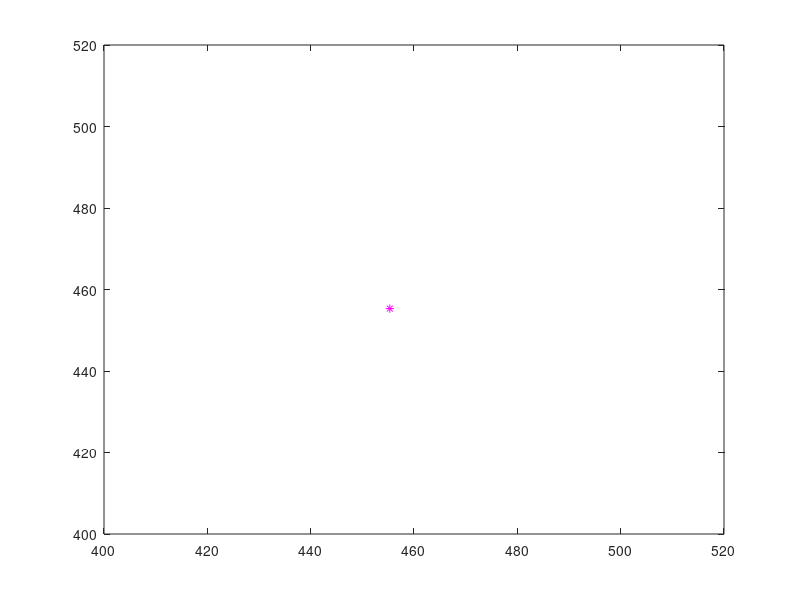

The MATLAB script that drew this image: (Note: this script raises an error after producing the figure.)
close all; clear

% pica = imread('IMG_4017a.jpg');
% 
% figure(1); subplot(1,2,1)
% imagesc(pica); hold on; 
% 
% picb = imread('IMG_4017b.jpg');
% 
% figure(1); subplot(1,2,2)
% imagesc(picb); hold on; 
% 

%[x,y] = ginput(7) click to get 7 key points of body joints... pose estimation gives this
%[x1,y1] = ginput(2) click to get 2 key points for scale... 
%{
001 Keypoint - frame 1
[x] = [592.376, 435.351, 466.749, 445.878, 419.57, 440.551, 503.444];
[y] = [1671.28, 1613.86, 1220.93, 890.989, 440.484, 445.762, 309.59];

[x1] = [435.351, 466.749];
[y1] = [1613.86, 1220.93];

%016 Keypoint - frame 16
[x] = [592.251, 440.35, 477.057, 440.494, 435.251, 456.123, 513.666];
[y] = [1676.52, 1613.79, 1226.18, 885.734, 440.623, 445.896, 314.745];

[x1] = [440.35, 477.057];
[y1] = [1613.79, 1226.18];
%}
%{
%031 Keypoint - frame 31
[x] = [597.576, 440.637, 576.612, 325.372, 466.717, 487.683, 555.659];
[y] = [1671.33, 1619.05, 1257.58, 1006.29, 602.764, 618.486, 487.69];

[x1] = [440.637, 576.612];
[y1] = [1619.05, 1257.58];

%046 Keypoint - frame 46
[x] = [592.418, 445.863, 608.129, 283.253, 518.991, 513.8, 587.253];
[y] = [1671.31, 1618.88, 1273.32, 1137.22, 775.824, 780.903, 686.455];

[x1] = [445.863, 608.129];
[y1] = [1618.88, 1273.32];

%061 Keypoint - frame 61
[x] = [592.422, 451.085, 629.036, 267.729, 534.656, 524.405, 592.277];
[y] = [1676.54, 1618.86, 1289.05, 1273.15, 927.497, 927.632, 828.262];

[x1] = [451.085, 629.036];
[y1] = [1618.86, 1289.05];


%076 Keypoint - frame 76
[x] = [592.446, 450.963, 634.358, 272.847, 524.274, 508.544, 571.31];
[y] = [1676.46, 1619.03, 1299.38, 1351.78, 985.192, 990.32, 890.891];

[x1] = [450.963, 634.358];
[y1] = [1619.03, 1299.38];
%}
%{
%091 Keypoint - frame 91
[x] = [592.361, 450.972, 608.3, 272.977, 513.652, 503.262, 566.058];
[y] = [1671.45, 1619.03, 1278.68, 1205.17, 849.158, 854.096, 749.449];

[x1] = [450.972, 608.3];
[y1] = [1619.03, 1278.68];
%}
%106 Keypoint - frame 106
[x] = [597.639, 440.626, 519.01, 346.286, 456.123, 482.389, 519.128];
[y] = [1676.55, 1613.93, 1236.72, 938.141, 508.521, 524.117, 382.979];

[x1] = [440.626, 519.01];
[y1] = [1613.93, 1236.72];
%}


length_scale = sqrt( (x1(2)-x1(1))^2 + (y1(2)-y1(1))^2 );

m_per_pixel = 0.46/length_scale; %assumes x1 y1 were 0.28m apart (head height)

%m_total = input('total mass (kg) ')
%L_total = input('total height (m) ')
m_total = 120;
L_total = 1.86;

density = 1000;
g = 9.81;

%lengths in m
L_foot  = m_per_pixel*sqrt( (x(2)-x(1))^2 + (y(2)-y(1))^2 );
L_leg   = m_per_pixel*sqrt( (x(3)-x(2))^2 + (y(3)-y(2))^2 );
L_thigh = m_per_pixel*sqrt( (x(4)-x(3))^2 + (y(4)-y(3))^2 );
L_torso = m_per_pixel*sqrt( (x(5)-x(4))^2 + (y(5)-y(4))^2 );
%L_neck  = m_per_pixel*sqrt( (x(6)-x(5))^2 + (y(6)-y(5))^2 );
L_head_neck  = 1.5*m_per_pixel*sqrt( (x(7)-x(6))^2 + (y(7)-y(6))^2 );

L_check = L_leg + L_thigh + L_torso + L_head_neck;

area_factor = m_total/(density*L_total); 

m_foot  = L_foot*density*area_factor;
m_leg   = L_leg*density*area_factor;
m_thigh = L_thigh*density*area_factor;
m_torso = L_torso*density*area_factor;
%m_neck  = L_neck*density*area_factor;
m_head_neck  = L_head_neck*density*area_factor;

m_check = m_foot + m_leg + m_thigh + m_torso + m_head_neck

Ax = x(1); Ay = y(1);
Bx = x(2); By = y(2);
Cx = x(3); Cy = y(3);
Dx = x(4); Dy = y(4);
Ex = x(5); Ey = y(5);
Fx = x(6); Fy = y(6);
Gx = x(7); Gy = y(7);

theta_foot  = atand((By - Ay)/(Bx - Ax));
theta_leg   = atand((Cy - By)/(Cx - Bx));
theta_thigh = atand((Dy - Cy)/(Dx - Cx));
theta_torso = atand((Ey - Dy)/(Ex - Dx));
%theta_neck  = atand((Fy - Ey)/(Fx - Ex));
theta_head  = atand((Gy - Fy)/(Gx - Fx));

foot_cg_x = (Ax + Bx)/2;
foot_cg_y = (Ay + By)/2;

leg_cg_x =  (Bx + Cx)/2;
leg_cg_y =  (By + Cy)/2;

thigh_cg_x =  (Cx + Dx)/2;
thigh_cg_y =  (Cy + Dy)/2;

torso_cg_x =  (Dx + Ex)/2;
torso_cg_y =  (Dy + Ey)/2;

%neck_cg_x =  (Ex + Fx)/2;
%neck_cg_y =  (Ey + Fy)/2;

head_neck_cg_x =  (Fx + Gx)/2;
head_neck_cg_y =  (Fy + Gy)/2;

%get whole body cg
whole_body_cg_x =  (m_foot*foot_cg_x + m_leg*leg_cg_x + m_thigh*thigh_cg_x ...
    + m_torso*torso_cg_x +  m_head_neck*head_neck_cg_x)/m_total;

whole_body_cg_y =  (m_foot*foot_cg_y + m_leg*leg_cg_y + m_thigh*thigh_cg_y ...
    + m_torso*torso_cg_y + m_head_neck*head_neck_cg_y)/m_total;

%mass of body above hip
m_above_hip = m_torso +  m_head_neck;

%cg of body above hip in pixels
cg_above_hip_x =  (m_torso*torso_cg_x ...
    +  m_head_neck*head_neck_cg_x)/m_above_hip;

cg_above_hip_y =  (m_torso*torso_cg_y ...
    +  m_head_neck*head_neck_cg_y)/m_above_hip;

%d is horizontal moment arm (meters) about the hip of the weight above hip 
d_hip = m_per_pixel*(cg_above_hip_x - Dx);

%moment about hip (Nm)
M_hip = m_above_hip*g*d_hip

%vertical force through hip
F_hip_y = (m_torso + m_head_neck)*g


%mass of body above knee 
m_above_knee = m_thigh + m_torso +  m_head_neck;

%cg of body above knee in pixels
cg_above_knee_x =  (m_thigh*thigh_cg_x + m_torso*torso_cg_x ...
    +  m_head_neck*head_neck_cg_x)/m_above_knee;

cg_above_knee_y =  (m_thigh*thigh_cg_y + m_torso*torso_cg_y ...
    +  m_head_neck*head_neck_cg_y)/m_above_knee;

%d is horizontal moment arm (meters) about the knee of the weight above knee 
d_knee = m_per_pixel*(cg_above_knee_x - Cx);

%moment about knee (Nm)
M_knee = m_above_knee*g*d_knee

%vertical force through knee
F_knee_y = (m_thigh + m_torso + m_head_neck)*g


%mass of body above ankle
m_above_ankle = m_leg + m_thigh + m_torso +  m_head_neck;

%cg of body above ankle in pixels
cg_above_ankle_x =  (m_leg*leg_cg_x + m_thigh*thigh_cg_x + m_torso*torso_cg_x ...
    +  m_head_neck*head_neck_cg_x)/m_above_ankle;

cg_above_knee_y =  (m_leg*leg_cg_y + m_thigh*thigh_cg_y + m_torso*torso_cg_y ...
    +  m_head_neck*head_neck_cg_y)/m_above_ankle;

%d is horizontal moment arm (meters) about the ankle of the weight above ankle 
d_ankle = m_per_pixel*(cg_above_ankle_x - Bx);

%moment about ankle (Nm)
M_ankle = m_above_ankle*g*d_ankle

%vertical force through ankle
F_ankle_y = (m_leg + m_thigh + m_torso + m_head_neck)*g


%plots joints and segments mass centres
h1 = plot([Ax Bx Cx Dx Ex Fx Gx],[Ay By Cy Dy Ey Fy Gy],'ro');
set(h1,'markersize',10,'markeredgecolor','r','markerfacecolor','r')

h2 = plot([Ax Bx Cx Dx Ex Fx Gx],[Ay By Cy Dy Ey Fy Gy],'g-');
set(h2,'linewidth',2)

h3 = plot([foot_cg_x leg_cg_x thigh_cg_x torso_cg_x head_neck_cg_x],[foot_cg_y leg_cg_y thigh_cg_y torso_cg_y head_neck_cg_y],'ks');
set(h3,'markersize',10,'markeredgecolor','g','markerfacecolor','g')

h4 = plot([whole_body_cg_x],[whole_body_cg_x],'m*');
set(h3,'markersize',10,'markeredgecolor','m','markerfacecolor','m')





